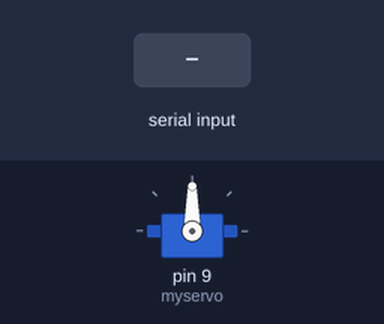
Bench run of a sketch on a simulated Arduino Uno, built with avr-gcc and run on an emulated ATmega328P. Shown: servo. Inputs (shaded band) come from the test bench.

Above: at 1.2 s.
1.3 s: "r" received over Serial
At 3.5 s:
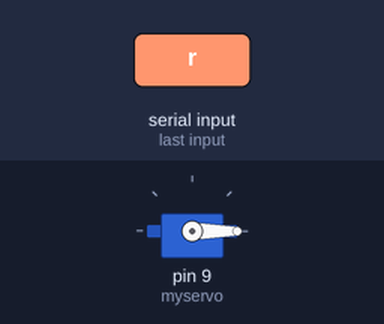
Timing chart, 0 to 5.0 s (numbered marks = the images above; inputs shaded):
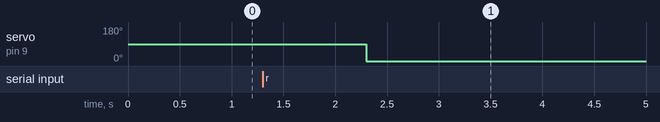

Measured:
- after the input at 1.3 s, servo on pin 9 (myservo): 90° → 0° after 1.0 s

The sketch:

Servo.ino
```cpp
#include <Servo.h>

Servo myservo;

void setup() {
  myservo.attach(9);  // Attach the servo to pin 9
  Serial.begin(9600); // Start serial communication
}

void loop() {
  if (Serial.available() > 0) {
    char command = Serial.read();  // Read the serial command
    if (command == 'r') {  // If the command is 'r'
      myservo.write(90);   // Rotate the servo to 90 degrees
      delay(1000);         // Wait for 1 second
      myservo.write(0);    // Reset the servo to 0 degrees
    }
  }
}
```
